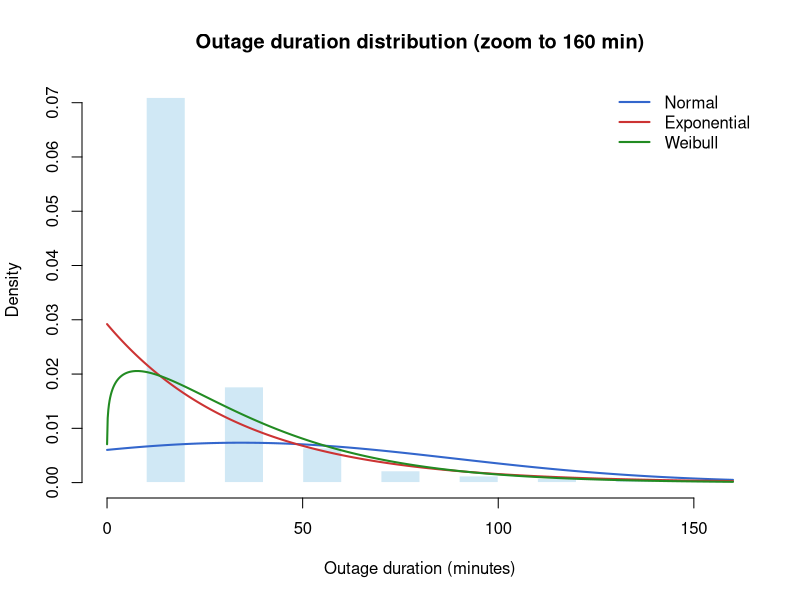
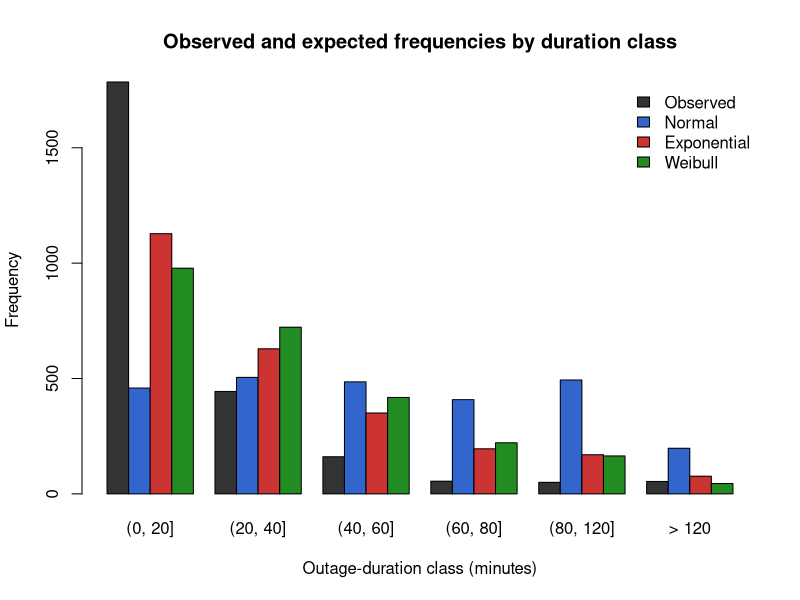

The R source for these figures, in order:
# Fit distributions and run chi-square goodness-of-fit tests.

if (basename(getwd()) == "scripts") setwd("..")

plot_dir <- file.path("results", "plots")
table_dir <- file.path("results", "tables")
dir.create(plot_dir, recursive = TRUE, showWarnings = FALSE)
dir.create(table_dir, recursive = TRUE, showWarnings = FALSE)

# Load cleaned durations.
df <- read.csv(file.path("data", "processed", "Snapchat_cleaned.csv"))
x <- df$duration_min
stopifnot(all(is.finite(x)), all(x > 0))
n <- length(x)

# Fit distributions.
normal_mean <- mean(x)
normal_sd <- sd(x)
exp_rate <- 1 / mean(x)
weibull_nll <- function(theta) -sum(dweibull(x, shape = exp(theta[1]), scale = exp(theta[2]), log = TRUE))
wei_opt <- optim(log(c(1, mean(x))), weibull_nll, method = "L-BFGS-B", lower = log(c(.05, 1)), upper = log(c(20, 10000)))
wei_shape <- exp(wei_opt$par[1])
wei_scale <- exp(wei_opt$par[2])

parameters <- data.frame(Distribution = c("Normal", "Normal", "Exponential", "Weibull", "Weibull"), Parameter = c("mean (minutes)", "standard deviation (minutes)", "rate (per minute)", "shape", "scale (minutes)"), Estimate = c(normal_mean, normal_sd, exp_rate, wei_shape, wei_scale))
write.csv(parameters, file.path(table_dir, "03_parameter_estimates.csv"), row.names = FALSE)

# Define duration classes for the chi-square test.
breaks <- c(0, 20, 40, 60, 80, 120, Inf)
labels <- c("(0, 20]", "(20, 40]", "(40, 60]", "(60, 80]", "(80, 120]", "> 120")
observed <- as.numeric(table(cut(x, breaks = breaks, right = TRUE)))

class_prob <- function(cdf, conditional_positive = FALSE) {
  p <- sapply(seq_along(labels), function(i) cdf(breaks[i + 1]) - cdf(breaks[i]))
  if (conditional_positive) p <- p / (1 - cdf(0))
  p
}

# Condition Normal probabilities on positive durations.
p_normal <- class_prob(function(z) pnorm(z, normal_mean, normal_sd), TRUE)
p_exp <- class_prob(function(z) pexp(z, exp_rate))
p_wei <- class_prob(function(z) pweibull(z, wei_shape, wei_scale))

make_gof <- function(name, probs, k) {
  expected <- n * probs
  stat <- sum((observed - expected)^2 / expected)
  dfr <- length(observed) - 1 - k
  pv <- pchisq(stat, dfr, lower.tail = FALSE)

  list(
    row = data.frame(Distribution = name, Chi_square = stat, Degrees_freedom = dfr, P_value = pv, Minimum_expected = min(expected), Decision = ifelse(pv < .05, "Reject H0 at 5%", "Do not reject H0 at 5%")),
    detail = data.frame(Distribution = name, Class = labels, Observed = observed, Expected = expected)
  )
}

tests <- list(
  make_gof("Normal (conditional on positive duration)", p_normal, 2),
  make_gof("Exponential", p_exp, 1),
  make_gof("Weibull", p_wei, 2)
)
gof <- do.call(rbind, lapply(tests, `[[`, "row"))
detail <- do.call(rbind, lapply(tests, `[[`, "detail"))
write.csv(gof, file.path(table_dir, "03_chi_square_gof.csv"), row.names = FALSE)
write.csv(detail, file.path(table_dir, "03_chi_square_observed_expected.csv"), row.names = FALSE)

# Plot fitted densities.
png(file.path(plot_dir, "03a_fitted_densities.png"), width = 950, height = 580, res = 110)
hist(x[x <= 160], breaks = seq(0, 160, 10), freq = FALSE, xlim = c(0, 160), col = "#D0E8F5", border = "white", main = "Outage duration distribution (zoom to 160 min)", xlab = "Outage duration (minutes)", ylab = "Density")
grid <- seq(.01, 160, length.out = 1000)
lines(grid, dnorm(grid, normal_mean, normal_sd), col = "#3366CC", lwd = 2)
lines(grid, dexp(grid, exp_rate), col = "#CC3333", lwd = 2)
lines(grid, dweibull(grid, wei_shape, wei_scale), col = "#228B22", lwd = 2)
legend("topright", c("Normal", "Exponential", "Weibull"), col = c("#3366CC", "#CC3333", "#228B22"), lwd = 2, bty = "n")
dev.off()

# Plot observed and expected frequencies.
png(file.path(plot_dir, "03b_chi_square_observed_expected.png"), width = 950, height = 580, res = 110)
barplot(rbind(observed, n*p_normal, n*p_exp, n*p_wei), beside = TRUE, names.arg = labels, col = c("#333333", "#3366CC", "#CC3333", "#228B22"), main = "Observed and expected frequencies by duration class", xlab = "Outage-duration class (minutes)", ylab = "Frequency")
legend("topright", c("Observed", "Normal", "Exponential", "Weibull"), fill = c("#333333", "#3366CC", "#CC3333", "#228B22"), bty = "n")
dev.off()

cat("Chi-square goodness-of-fit results (H0: the stated distribution describes positive outage durations):\n")
print(gof, row.names = FALSE)
